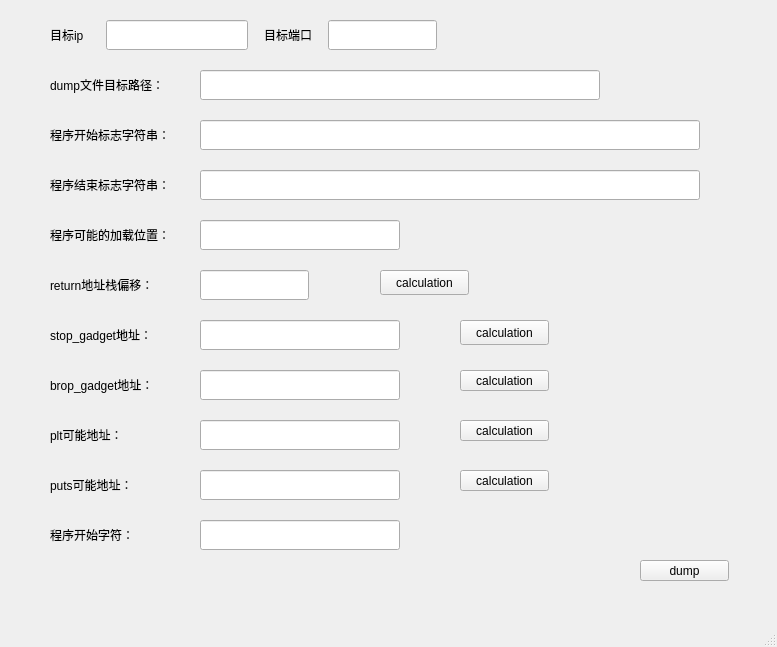
<?xml version="1.0" encoding="UTF-8"?>
<ui version="4.0">
 <class>MainWindow</class>
 <widget class="QMainWindow" name="MainWindow">
  <property name="geometry">
   <rect>
    <x>0</x>
    <y>0</y>
    <width>777</width>
    <height>647</height>
   </rect>
  </property>
  <property name="windowTitle">
   <string>MainWindow</string>
  </property>
  <widget class="QWidget" name="centralwidget">
   <widget class="QLabel" name="label">
    <property name="geometry">
     <rect>
      <x>50</x>
      <y>120</y>
      <width>150</width>
      <height>30</height>
     </rect>
    </property>
    <property name="text">
     <string>程序开始标志字符串：</string>
    </property>
   </widget>
   <widget class="QLabel" name="label_2">
    <property name="geometry">
     <rect>
      <x>50</x>
      <y>170</y>
      <width>150</width>
      <height>30</height>
     </rect>
    </property>
    <property name="text">
     <string>程序结束标志字符串：</string>
    </property>
   </widget>
   <widget class="QLabel" name="label_3">
    <property name="geometry">
     <rect>
      <x>50</x>
      <y>220</y>
      <width>141</width>
      <height>30</height>
     </rect>
    </property>
    <property name="text">
     <string>程序可能的加载位置：</string>
    </property>
   </widget>
   <widget class="QLineEdit" name="start_str">
    <property name="geometry">
     <rect>
      <x>200</x>
      <y>120</y>
      <width>500</width>
      <height>30</height>
     </rect>
    </property>
    <property name="text">
     <string/>
    </property>
   </widget>
   <widget class="QLineEdit" name="end_start">
    <property name="geometry">
     <rect>
      <x>200</x>
      <y>170</y>
      <width>500</width>
      <height>30</height>
     </rect>
    </property>
    <property name="text">
     <string/>
    </property>
   </widget>
   <widget class="QLineEdit" name="elf_load">
    <property name="geometry">
     <rect>
      <x>200</x>
      <y>220</y>
      <width>200</width>
      <height>30</height>
     </rect>
    </property>
    <property name="whatsThis">
     <string/>
    </property>
    <property name="text">
     <string/>
    </property>
   </widget>
   <widget class="QLabel" name="label_4">
    <property name="geometry">
     <rect>
      <x>50</x>
      <y>20</y>
      <width>43</width>
      <height>30</height>
     </rect>
    </property>
    <property name="text">
     <string>目标ip</string>
    </property>
   </widget>
   <widget class="QLabel" name="label_5">
    <property name="geometry">
     <rect>
      <x>264</x>
      <y>20</y>
      <width>60</width>
      <height>30</height>
     </rect>
    </property>
    <property name="text">
     <string>目标端口</string>
    </property>
   </widget>
   <widget class="QLineEdit" name="ip">
    <property name="geometry">
     <rect>
      <x>106</x>
      <y>20</y>
      <width>142</width>
      <height>30</height>
     </rect>
    </property>
    <property name="text">
     <string/>
    </property>
   </widget>
   <widget class="QLineEdit" name="port">
    <property name="geometry">
     <rect>
      <x>328</x>
      <y>20</y>
      <width>109</width>
      <height>30</height>
     </rect>
    </property>
    <property name="text">
     <string/>
    </property>
   </widget>
   <widget class="QLabel" name="label_6">
    <property name="geometry">
     <rect>
      <x>50</x>
      <y>70</y>
      <width>150</width>
      <height>30</height>
     </rect>
    </property>
    <property name="text">
     <string>dump文件目标路径：</string>
    </property>
   </widget>
   <widget class="QLineEdit" name="dumpfile">
    <property name="geometry">
     <rect>
      <x>200</x>
      <y>70</y>
      <width>400</width>
      <height>30</height>
     </rect>
    </property>
    <property name="text">
     <string/>
    </property>
   </widget>
   <widget class="QLabel" name="label_7">
    <property name="geometry">
     <rect>
      <x>50</x>
      <y>270</y>
      <width>141</width>
      <height>30</height>
     </rect>
    </property>
    <property name="text">
     <string>return地址栈偏移：</string>
    </property>
   </widget>
   <widget class="QLineEdit" name="off">
    <property name="geometry">
     <rect>
      <x>200</x>
      <y>270</y>
      <width>109</width>
      <height>30</height>
     </rect>
    </property>
    <property name="text">
     <string/>
    </property>
   </widget>
   <widget class="QPushButton" name="off_b">
    <property name="geometry">
     <rect>
      <x>380</x>
      <y>270</y>
      <width>89</width>
      <height>25</height>
     </rect>
    </property>
    <property name="text">
     <string>calculation</string>
    </property>
   </widget>
   <widget class="QLabel" name="label_8">
    <property name="geometry">
     <rect>
      <x>50</x>
      <y>320</y>
      <width>151</width>
      <height>30</height>
     </rect>
    </property>
    <property name="text">
     <string>stop_gadget地址：</string>
    </property>
   </widget>
   <widget class="QLineEdit" name="stop">
    <property name="geometry">
     <rect>
      <x>200</x>
      <y>320</y>
      <width>200</width>
      <height>30</height>
     </rect>
    </property>
    <property name="whatsThis">
     <string/>
    </property>
    <property name="text">
     <string/>
    </property>
   </widget>
   <widget class="QPushButton" name="stop_b">
    <property name="geometry">
     <rect>
      <x>460</x>
      <y>320</y>
      <width>89</width>
      <height>25</height>
     </rect>
    </property>
    <property name="text">
     <string>calculation</string>
    </property>
   </widget>
   <widget class="QLabel" name="label_9">
    <property name="geometry">
     <rect>
      <x>50</x>
      <y>370</y>
      <width>161</width>
      <height>30</height>
     </rect>
    </property>
    <property name="text">
     <string>brop_gadget地址：</string>
    </property>
   </widget>
   <widget class="QLineEdit" name="brop">
    <property name="geometry">
     <rect>
      <x>200</x>
      <y>370</y>
      <width>200</width>
      <height>30</height>
     </rect>
    </property>
    <property name="whatsThis">
     <string/>
    </property>
    <property name="text">
     <string/>
    </property>
   </widget>
   <widget class="QPushButton" name="brop_b">
    <property name="geometry">
     <rect>
      <x>460</x>
      <y>370</y>
      <width>89</width>
      <height>21</height>
     </rect>
    </property>
    <property name="text">
     <string>calculation</string>
    </property>
   </widget>
   <widget class="QLabel" name="label_10">
    <property name="geometry">
     <rect>
      <x>50</x>
      <y>420</y>
      <width>121</width>
      <height>30</height>
     </rect>
    </property>
    <property name="text">
     <string>plt可能地址：</string>
    </property>
   </widget>
   <widget class="QLineEdit" name="plt_maybe">
    <property name="geometry">
     <rect>
      <x>200</x>
      <y>420</y>
      <width>200</width>
      <height>30</height>
     </rect>
    </property>
    <property name="whatsThis">
     <string/>
    </property>
    <property name="text">
     <string/>
    </property>
   </widget>
   <widget class="QPushButton" name="plt_b">
    <property name="geometry">
     <rect>
      <x>460</x>
      <y>420</y>
      <width>89</width>
      <height>21</height>
     </rect>
    </property>
    <property name="text">
     <string>calculation</string>
    </property>
   </widget>
   <widget class="QLabel" name="label_11">
    <property name="geometry">
     <rect>
      <x>50</x>
      <y>470</y>
      <width>121</width>
      <height>30</height>
     </rect>
    </property>
    <property name="text">
     <string>puts可能地址：</string>
    </property>
   </widget>
   <widget class="QLineEdit" name="puts_addr">
    <property name="geometry">
     <rect>
      <x>200</x>
      <y>470</y>
      <width>200</width>
      <height>30</height>
     </rect>
    </property>
    <property name="whatsThis">
     <string/>
    </property>
    <property name="text">
     <string/>
    </property>
   </widget>
   <widget class="QPushButton" name="puts_b">
    <property name="geometry">
     <rect>
      <x>460</x>
      <y>470</y>
      <width>89</width>
      <height>21</height>
     </rect>
    </property>
    <property name="text">
     <string>calculation</string>
    </property>
   </widget>
   <widget class="QPushButton" name="dump_b">
    <property name="geometry">
     <rect>
      <x>640</x>
      <y>560</y>
      <width>89</width>
      <height>21</height>
     </rect>
    </property>
    <property name="text">
     <string>dump</string>
    </property>
   </widget>
   <widget class="QLabel" name="label_12">
    <property name="geometry">
     <rect>
      <x>50</x>
      <y>520</y>
      <width>121</width>
      <height>30</height>
     </rect>
    </property>
    <property name="text">
     <string>程序开始字符：</string>
    </property>
   </widget>
   <widget class="QLineEdit" name="one_strs">
    <property name="geometry">
     <rect>
      <x>200</x>
      <y>520</y>
      <width>200</width>
      <height>30</height>
     </rect>
    </property>
    <property name="whatsThis">
     <string/>
    </property>
    <property name="text">
     <string/>
    </property>
   </widget>
  </widget>
  <widget class="QMenuBar" name="menubar">
   <property name="geometry">
    <rect>
     <x>0</x>
     <y>0</y>
     <width>777</width>
     <height>28</height>
    </rect>
   </property>
  </widget>
  <widget class="QStatusBar" name="statusbar"/>
  <action name="action">
   <property name="text">
    <string>目标端口</string>
   </property>
  </action>
  <action name="actiondump">
   <property name="text">
    <string>dump文件目标路径</string>
   </property>
  </action>
 </widget>
 <resources/>
 <connections/>
</ui>
